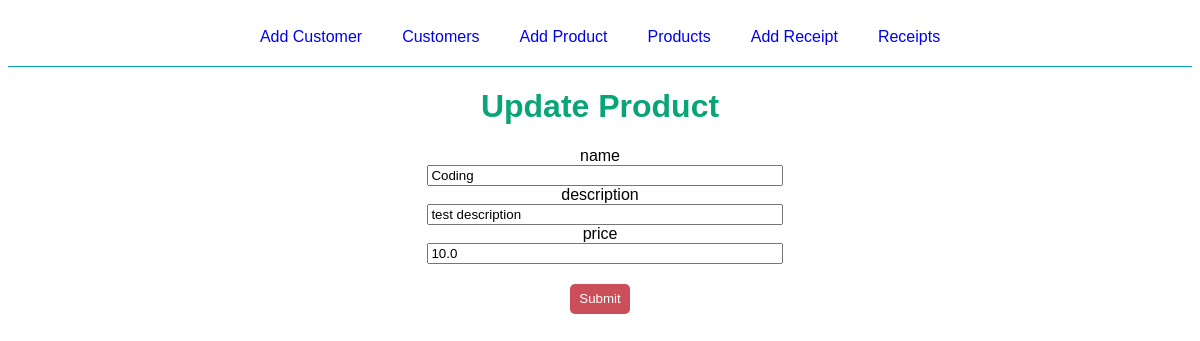
/product/update/1, run on the app's committed database.
### flaskr/models/product/__init__.py (models this page shows, shortened)
class Product(db.Model, MyModel):
    id = Column(Integer, primary_key=True)
    name = Column(String(100), nullable=False, unique=True)
    description = Column(Text(1000), nullable=False)
    price = Column(Float, nullable=False, default=0)
    sold_products = db.relationship(
        'SoldProduct',
        backref='product',
        lazy=True,
        cascade='all, delete-orphan'
    )
    def get(id):
        return Product.query.get(id)

### flaskr/views/product.py (the view, shortened to what this page needs)
@bp.route('/update/<int:product_id>', methods=("GET", "POST"))
def update(product_id):
    product = Product.get(product_id)
    return render_template(
        'product/update.html',
        product=product,
        heads=product_heads
    )

### flaskr/templates/product/update.html
{% extends 'base.html' %}
{% block content %}
<div class="title-container">
    <h1 class="title">Update Product</h1>
</div>
<form method="post" class="update" >
    {% for head in heads %}
    {% if heads != id %}
    <div class="label-div">
        <label for="{{ head }}" class="input-label">{{ head }}</label>
    </div>
    <div class="input-div">
        <input type="text" value="{{ product[head] }}" name="{{ head }}" id="{{ head }}" class="input-product">
    </div>
    {% endif %}
    {% endfor %}
        <input type="submit" class="submit-btn">
</form>
{% endblock %}

### flaskr/static/style.css (style rules this page uses)
* { font-family: Verdana, Geneva, Tahoma, sans-serif; }
.title { font-family: Verdana, Geneva, Tahoma, sans-serif; color: rgb(8, 165, 118) }
.title-container, .add, .update { display: flex; justify-content: center; flex-direction: column; align-items: center; }
.input-customer, .input-product { width: 100%; }
.input-div { width: 30%; margin-left: 10px; }
.submit-btn { height: 30px; width: 60px; background-color: rgb(202, 79, 89); border: 0px; border-radius: 5px; color: white; margin-top: 20px; }

### data on the page
Product: name "Coding" "test description" "10.0"

### other printed values
{{ head }} "name" "description" "price"
